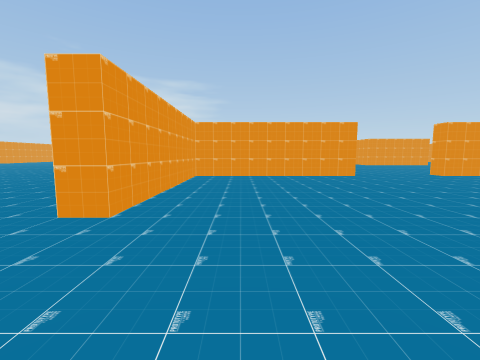
view 1 (above)

24 first-person views from a walk through a Unity game level. The camera is 1.2 m above the floor, tilts 6° down and sees 90° across. The floor is counted in squares, 2 m on a side. Each view is taken from the middle of a square. On the plan, view 1 faces up. The plan holds only what a view shows up to about 9 squares ahead; the rest is blank. The place goes on beyond the plan. The player is left out.

view 2
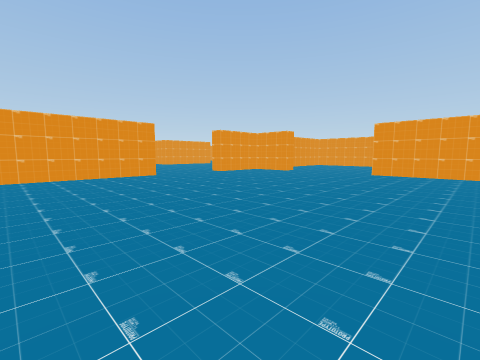

view 3
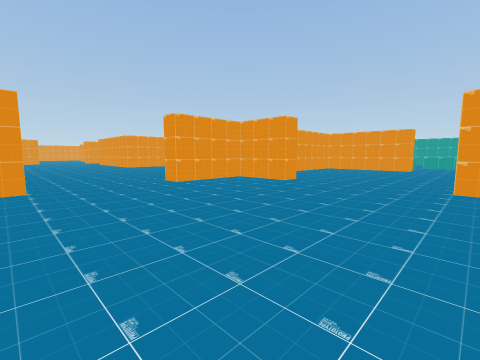

view 4
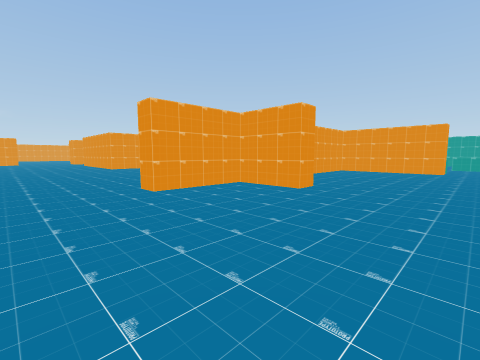

view 5
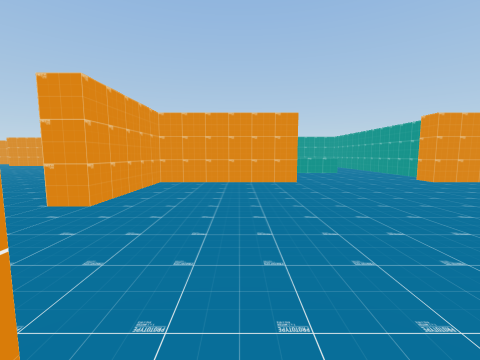

view 6
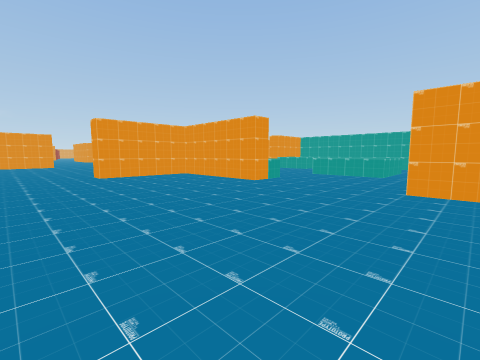

view 7
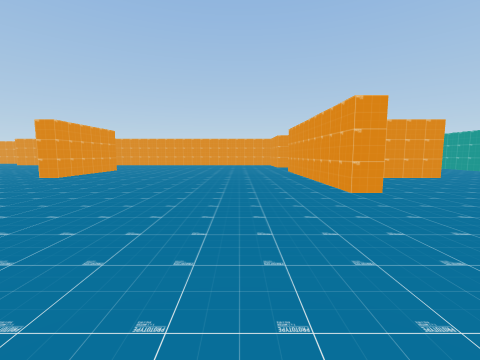

view 8
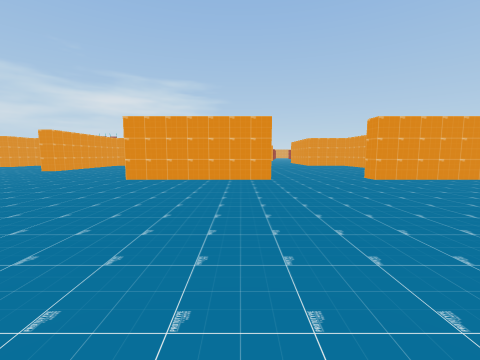

view 9
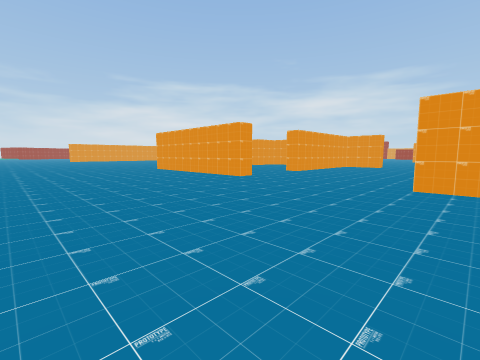

view 10
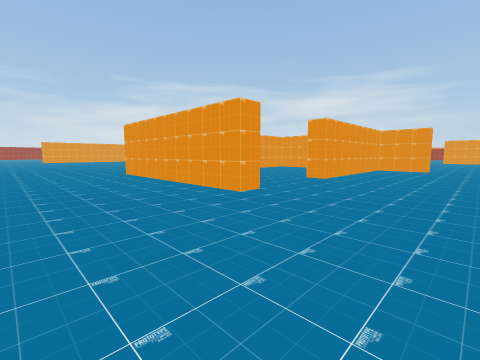

view 11
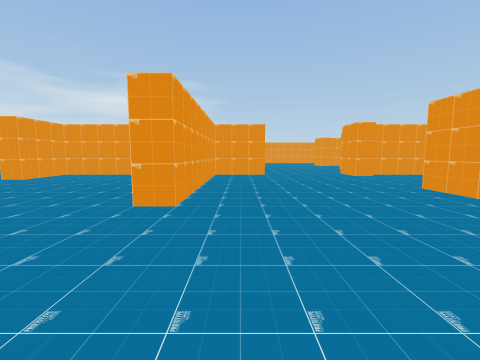

view 12
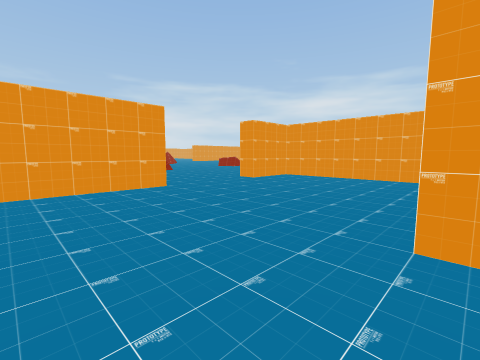

view 13
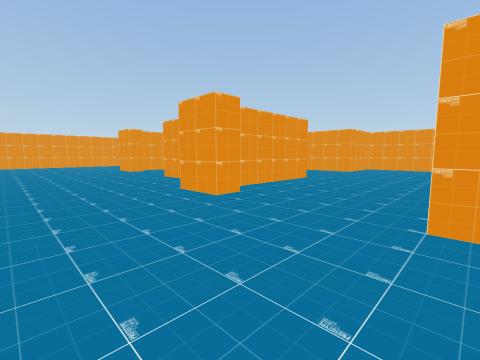

view 14
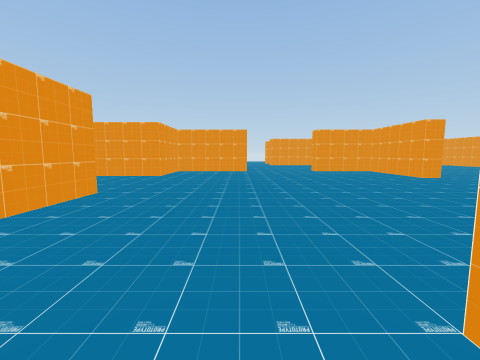

view 15
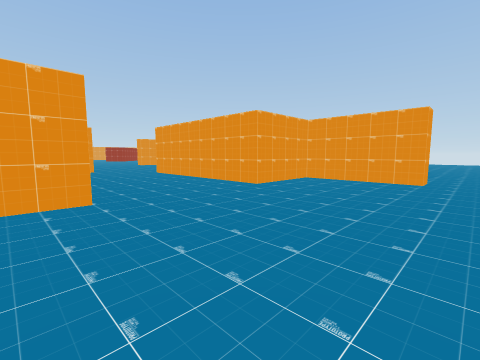

view 16
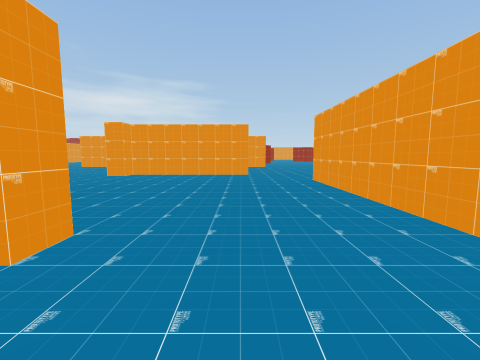

view 17
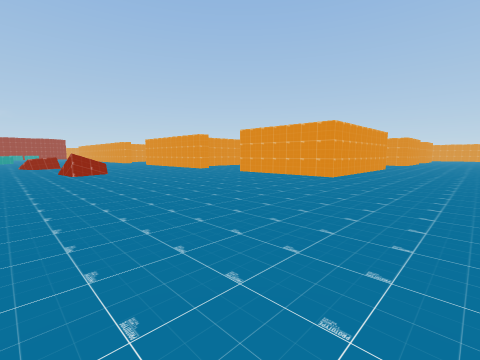

view 18
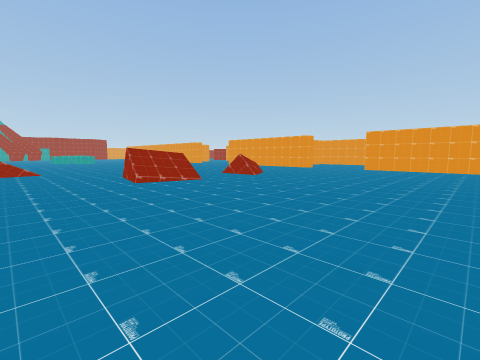

view 19
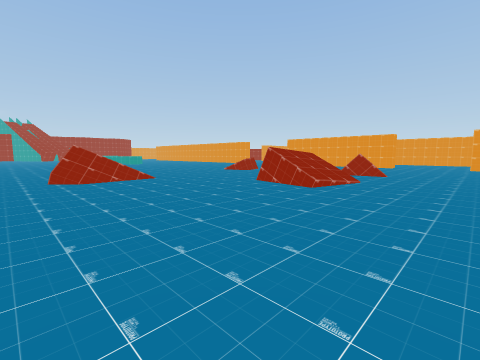

view 20
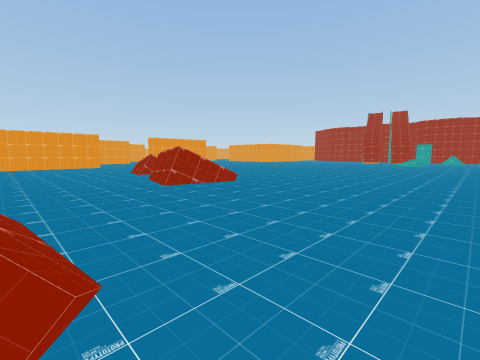

view 21
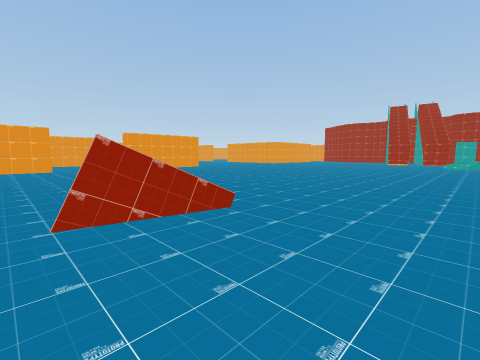

view 22
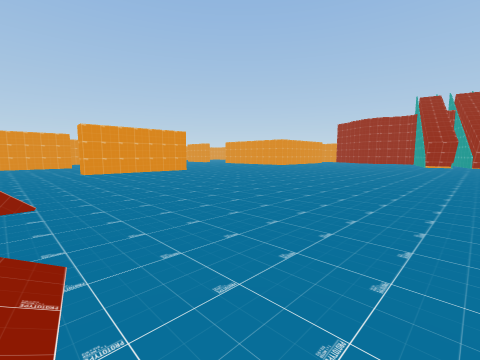

view 23
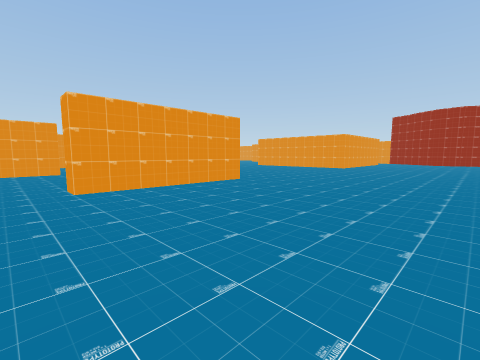

view 24
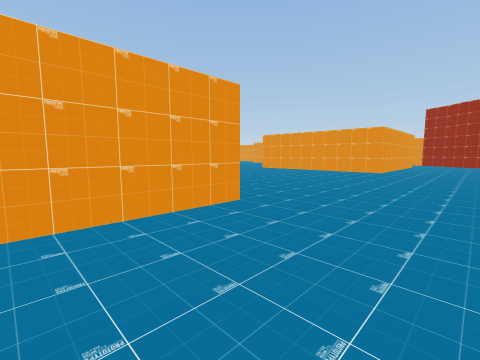

### Floor plan
Points are (right, up) in squares from view 1. A wall is a line through its corners. A room is listed if a view was taken in it or the views show most of it. See-through windows are left out.
Room 1 (views 1, 2, 3, 4, 5, 6)
walls: (8.4, 5.2) (7.8, 5.2) (7.8, 6.7) (5.8, 6.7); (7.8, -0.1) (7.8, 2.2); (3.4, 6.7) (-1.2, 6.7) (-1.2, 2.2); (13.3, -0.4) (13.3, 0.7) (13.8, 0.7); (14.2, 3.7) (13.3, 3.7) (13.3, 6.7) (10.8, 6.7); (14.4, 0.2) (16.5, 0.2)
low walls: (16.5, 1.7) (16, 1.7) (16, 3.8)
ways out: opening at (-2, 1.5) to room 2; opening at (4.5, 7) to room 2; opening at (9.5, 7) to room 2; opening at (16, 8) to room 2
Room 2 (views 7, 8, 9, 10, 11, 12, 13, 14, 15, 16, 17, 18, 19, 20, 21, 22, 23, 24)
walls: (3.3, 14.4) (3.3, 13.8) (-1.8, 13.8) (-1.8, 17.2) (-1.2, 17.2); (-1.2, 19.8) (-1.8, 19.8); (-1.8, 5.4) (-1.8, 7.2) (0.1, 7.2); (5.8, 6.7) (5.8, 7.2); (7.3, 17.1) (7.3, 18.2); (-9.8, 20.2) (-9.7, 20.7); (4.8, 21.2) (3.3, 21.2) (3.3, 16.8) (2.7, 16.8); (-1.2, 2.2) (-1.8, 2.2); (7.9, 20.7) (7.3, 20.7) (7.3, 21.8); (10.9, 13.8) (7.2, 13.8); (-11.9, 23.2) (-13.1, 23.1); (10.8, 6.7) (10.8, 7.2) (15.8, 7.2); (-12.4, 23.4) (-12.9, 23.4); (10.8, 21.8) (10.8, 21.2) (8, 21.2); (16.1, 13.8) (13.3, 13.8) (13.3, 14.2) (15.8, 14.2) (15.8, 16.2); (16.2, 18.7) (15.8, 18.7) (15.8, 21.2) (13.8, 21.2) (13.8, 25.8); (12.4, 27.2) (8.8, 27.2)
low walls: (-6.7, 19.5) (-6.7, 20); (-11.5, 23.1) (-13.1, 22.9) (-13.2, 22.9)
ways out: opening at (-2, 1.5) to room 1; opening at (4.5, 7) to room 1; opening at (9.5, 7) to room 1; opening at (16, 8) to room 1; opening at (-2, 18.5) to room 3; opening at (3, 15.5) to room 3; opening at (-9, 22.8); opening at (6, 21); opening at (11.5, 25.8)
Room 3 (no view inside)
walls: (-1.2, 17.2) (-1.2, 14.9); (2.7, 16.8) (2.7, 19); (2.1, 21.2) (-1.2, 21.2) (-1.2, 19.8)
ways out: opening at (-2, 18.5) to room 2; opening at (3, 15.5) to room 2

Positions as (right, up) in squares from view 1, and headings:
1: (0, 0), facing up
2: (0, 0), facing up-right
3: (3, 2), facing up-right
4: (4, 3), facing up-right
5: (8, 5), facing right
6: (9, 0), facing up-right
7: (7, 9), facing right
8: (10, 8), facing up
9: (8, 9), facing up-left
10: (6, 11), facing up-left
11: (4, 14), facing up
12: (3, 15), facing up-left
13: (5, 18), facing up-right
14: (7, 19), facing right
15: (10, 18), facing up-right
16: (12, 20), facing up
17: (-8, 11), facing up-right
18: (-12, 14), facing up-right
19: (-14, 17), facing up-right
20: (-14, 23), facing down-right
21: (-12, 21), facing down-right
22: (-10, 19), facing down-right
23: (-6, 18), facing down-right
24: (-4, 16), facing down-right
